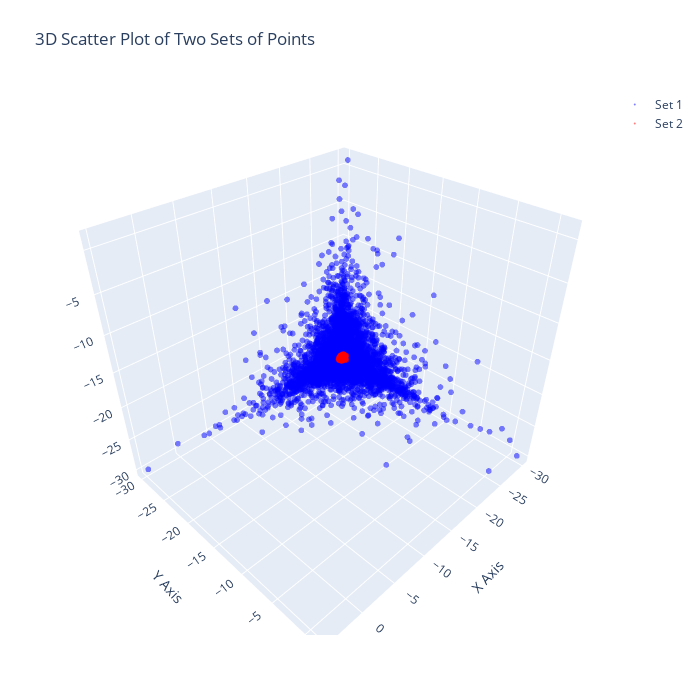

Source (notebook cell):
### Code cell
plot_3D_two_sources(points_target, transported_samples)

### Figure 1 — Plotly figure (JSON) as saved in the notebook; plotly's stock layout.template omitted (floating-point values rounded to 4 significant figures; data arrays with more than 128 entries replaced by an {"elided": "..."} marker saying what was removed)
{"data": [{"marker": {"color": "blue", "opacity": 0.5, "size": 2}, "mode": "markers", "name": "Set 1", "type": "scatter3d", "x": {"elided": "10000 float values"}, "y": {"elided": "10000 float values"}, "z": {"elided": "10000 float values"}}, {"marker": {"color": "red", "opacity": 0.5, "size": 2}, "mode": "markers", "name": "Set 2", "type": "scatter3d", "x": {"elided": "10000 float values"}, "y": {"elided": "10000 float values"}, "z": {"elided": "10000 float values"}}], "layout": {"autosize": false, "height": 700, "margin": {"b": 65, "l": 65, "r": 50, "t": 90}, "scene": {"xaxis": {"title": {"text": "X Axis"}}, "yaxis": {"title": {"text": "Y Axis"}}, "zaxis": {"title": {"text": "Z Axis"}}}, "title": {"text": "3D Scatter Plot of Two Sets of Points"}, "width": 700}}
